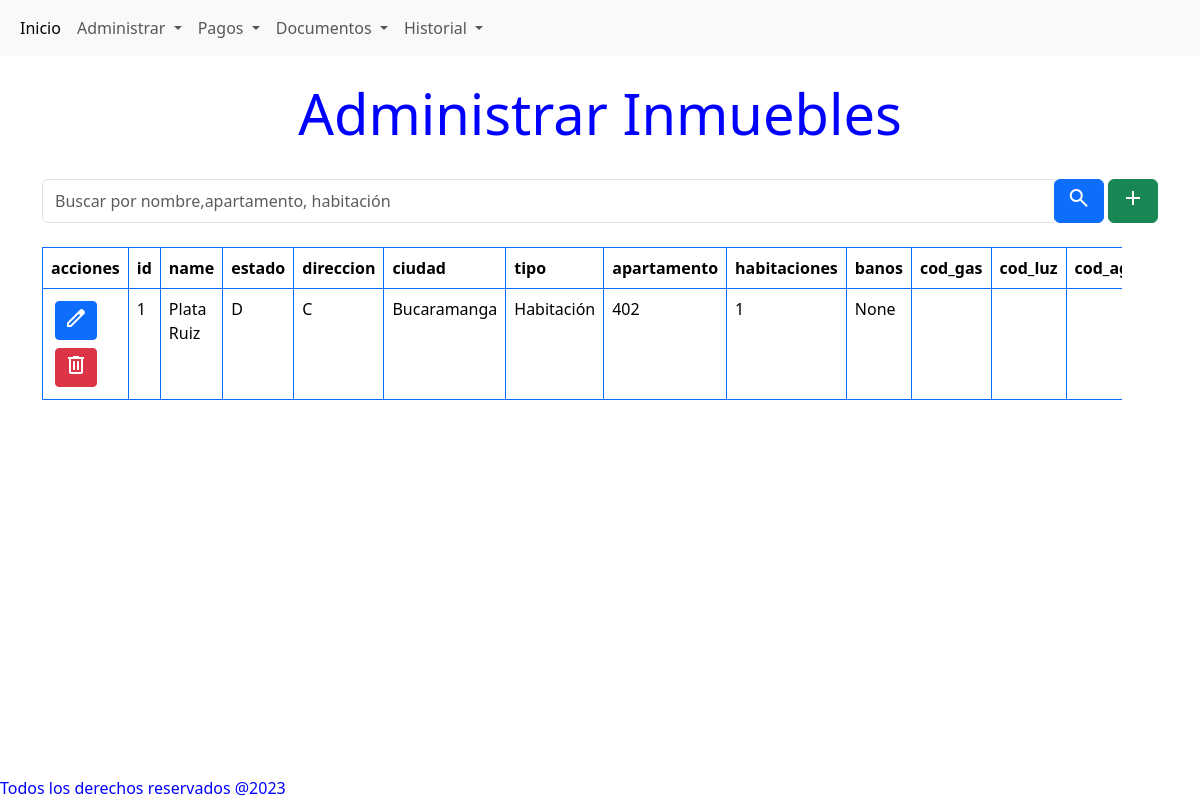
Page /inmueble/ on the committed database.
### models/InmuebleModel.py (models this page shows)
class Inmueble(db.Model):
    id              = db.Column(db.Integer, primary_key = True)
    name            = db.Column(db.String(50), nullable=False)
    estado          = db.Column(db.String(1), nullable=False)
    direccion       = db.Column(db.String(200), nullable=False)
    ciudad          = db.Column(db.String(50), nullable=False)
    tipo            = db.Column(db.String(15), nullable=False)
    apartamento     = db.Column(db.Integer, nullable=False)
    habitaciones    = db.Column(db.Integer, nullable=False)
    banos           = db.Column(db.Integer)
    cod_gas         = db.Column(db.Integer)
    cod_luz         = db.Column(db.Integer)
    cod_agua        = db.Column(db.Integer)
    contratos        = db.relationship('Contrato', back_populates='inmueble')

### routes/inmueble.py (the view)
@inmueble_bp.route('/')
def index():
    results= Inmueble.query.filter(Inmueble.estado != 'I').all()
    return render_template('inmueble/inmuebleTable.html',  results =results)

### templates/inmueble/inmuebleTable.html (shortened to what this page needs)
{% extends 'base.html' %}
{% block content %}
<h1 class="display-4 text-center mt-4"> Administrar Inmuebles</h1>
<br>
<div class="container">
    <div class="mb-4">
        <form method="post" action="{{ url_for('inmueble.search') }}">
                <div class="input-group">
                    <input type="text" class="form-control" name="search_term" placeholder="Buscar por nombre,apartamento, habitación">
                    <div class="input-group-append">
                        <button type="submit" class="btn btn-primary">
                            <span class="material-symbols-outlined">
                            </span>
                        </button>
                        <a class="btn btn-success" href="{{ url_for('inmueble.create') }}" role="button">
                            <span class="material-symbols-outlined">
                            </span>
                        </a>
                    </div>
                </div>
    </div>
    {% if results%}
    <div class="table-container">
        <table class="table table-hover table-bordered border-primary">
            <thead>
            <tr>
                <th>
                    acciones
                </th>
                {% for column in results[0].__table__.columns.keys() %}
                <th>{{ column }}</th>
                {% endfor %}
            </tr>
            </thead>
            <tbody>
                {% for result in results %}
                    <tr>
                        <td>
                            <a href="{{  url_for('inmueble.edit_inmueble', item_id=result.id)  }}" class="btn btn-primary btn-sm m-1">
                                <span class="material-symbols-outlined">
                                </span>
                            </a>
                            <a href="{{  url_for('inmueble.delete_inmueble', item_id=result.id)  }}" class="btn btn-danger btn-sm m-1">
                                <span class="material-symbols-outlined">
                                </span>
                            </a>
                        </td>
                        {% for column in results[0].__table__.columns.keys() %}
                            <td>{{  result[column]  }}</td>
                        {% endfor %}
                    </tr>
                {% endfor %}
            </tbody>
        </table>
    </div>
    {% endif  %}
</div>
{% endblock %}

### static/main.css (style rules this page uses)
body { color:blue; }
.table-container { max-width: 90vw !important; overflow-x: auto; }

### rows in the picture
Inmueble: id "1" "Plata Ruiz" "D" "C" "Bucaramanga" "Habitación" "402" "1" "None"

### other values in the picture
{{ column }} "id" "name" "estado" "direccion" "ciudad" "tipo" "apartamento" "habitaciones" "banos" "cod_gas" "cod_luz"
